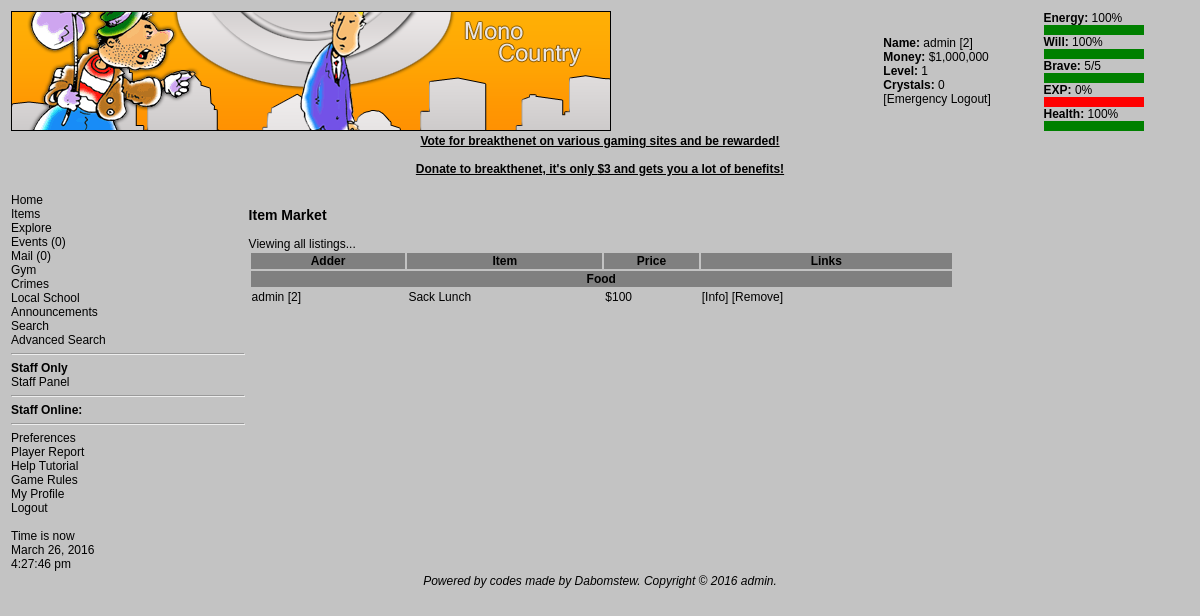
Page /itemmarket.php (signed in) on the committed database.
### tables this page shows
CREATE TABLE `itemmarket` (
  `imID` int(11) NOT NULL AUTO_INCREMENT,
  `imITEM` int(11) NOT NULL DEFAULT '0',
  `imADDER` int(11) NOT NULL DEFAULT '0',
  `imPRICE` int(11) NOT NULL DEFAULT '0',
  PRIMARY KEY (`imID`)
);

CREATE TABLE `itemtypes` (
  `itmtypeid` int(11) NOT NULL AUTO_INCREMENT,
  `itmtypename` varchar(255) NOT NULL DEFAULT '',
  PRIMARY KEY (`itmtypeid`)
);

CREATE TABLE `users` (
  `userid` int(11) NOT NULL AUTO_INCREMENT,
  `username` varchar(255) NOT NULL DEFAULT '',
  `userpass` varchar(255) NOT NULL DEFAULT '',
  `level` int(11) NOT NULL DEFAULT '0',
  `exp` decimal(11,4) NOT NULL DEFAULT '0.0000',
  `money` int(11) NOT NULL DEFAULT '0',
  `crystals` int(11) NOT NULL DEFAULT '0',
  `laston` int(11) NOT NULL DEFAULT '0',
  `lastip` varchar(255) NOT NULL DEFAULT '',
  `energy` int(11) NOT NULL DEFAULT '0',
  `will` int(11) NOT NULL DEFAULT '0',
  `maxwill` int(11) NOT NULL DEFAULT '0',
  `brave` int(11) NOT NULL DEFAULT '0',
  `maxbrave` int(11) NOT NULL DEFAULT '0',
  `maxenergy` int(11) NOT NULL DEFAULT '0',
  `hp` int(11) NOT NULL DEFAULT '0',
  `maxhp` int(11) NOT NULL DEFAULT '0',
  `lastrest_life` int(11) NOT NULL DEFAULT '0',
  `lastrest_other` int(11) NOT NULL DEFAULT '0',
  `location` int(11) NOT NULL DEFAULT '0',
  `hospital` int(11) NOT NULL DEFAULT '0',
  `jail` int(11) NOT NULL DEFAULT '0',
  `fedjail` int(11) NOT NULL DEFAULT '0',
  `user_level` int(11) NOT NULL DEFAULT '1',
  `gender` enum('Male','Female') NOT NULL DEFAULT 'Male',
  `daysold` int(11) NOT NULL DEFAULT '0',
  `signedup` int(11) NOT NULL DEFAULT '0',
  `course` int(11) NOT NULL DEFAULT '0',
  `cdays` int(11) NOT NULL DEFAULT '0',
  `donatordays` int(11) NOT NULL DEFAULT '0',
  `email` varchar(255) NOT NULL DEFAULT '',
  `login_name` varchar(255) NOT NULL DEFAULT '',
  `display_pic` text NOT NULL,
  `duties` varchar(255) NOT NULL DEFAULT 'N/A',
  `bankmoney` int(11) NOT NULL DEFAULT '0',
  `cybermoney` int(11) NOT NULL DEFAULT '-1',
  `staffnotes` longtext NOT NULL,
  `mailban` int(11) NOT NULL DEFAULT '0',
  `mb_reason` varchar(255) NOT NULL DEFAULT '',
  `hospreason` varchar(255) NOT NULL DEFAULT '',
  `pass_salt` varchar(8) NOT NULL DEFAULT '',
  PRIMARY KEY (`userid`)
);

CREATE TABLE `items` (
  `itmid` int(11) NOT NULL AUTO_INCREMENT,
  `itmtype` int(11) NOT NULL DEFAULT '0',
  `itmname` varchar(255) NOT NULL DEFAULT '',
  `itmdesc` text NOT NULL,
  `itmbuyprice` int(11) NOT NULL DEFAULT '0',
  `itmsellprice` int(11) NOT NULL DEFAULT '0',
  `itmbuyable` int(11) NOT NULL DEFAULT '0',
  PRIMARY KEY (`itmid`)
);

### itemmarket.php (the view, shortened to what this page needs)
<?php
$userid = $_SESSION['userid'];
require "header.php";
global $c;
print "<h3>Item Market</h3>";
switch ($_GET['action'])
{
default:
    imarket_index();
    break;
}
function imarket_index()
{
    global $ir, $c, $userid, $h;
    print
            "Viewing all listings...
<table width=75%> <tr style='background:gray'> <th>Adder</th> <th>Item</th> <th>Price</th> <th>Links</th> </tr>";
    $q =
            mysql_query(
                    "SELECT im.*, i.*, u.*,it.* FROM itemmarket im LEFT JOIN items i ON im.imITEM=i.itmid LEFT JOIN users u ON u.userid=im.imADDER LEFT JOIN itemtypes it ON i.itmtype=it.itmtypeid ORDER BY i.itmtype, i.itmname ASC",
                    $c);
    $lt = "";
    while ($r = mysql_fetch_array($q))
    {
        if ($lt != $r['itmtypename'])
        {
            $lt = $r['itmtypename'];
            print
                    "\n<tr style='background: gray;'><th colspan=4>{$lt}</th></tr>";
        }
        if ($r['imADDER'] == $userid)
        {
            $link =
                    "[<a href='itemmarket.php?action=remove&ID={$r['imID']}'>Remove</a>]";
        }
        else
        {
            $link =
                    "[<a href='itemmarket.php?action=buy&ID={$r['imID']}'>Buy</a>] [<a href='itemmarket.php?action=gift1&ID={$r['imID']}'>Gift</a>]";
        }
        print
                "\n<tr> <td><a href='viewuser.php?u={$r['userid']}'>{$r['username']}</a> [{$r['userid']}]</td> <td>{$r['itmname']}</td> <td>\$"
                        . number_format($r['imPRICE'])
                        . "</td> <td>[<a href='iteminfo.php?ID={$r['itmid']}'>Info</a>] $link</td> </tr>";
    }
    print "</table>";
}

### css/game.css (style rules this page uses)
body { font-family: helvetica, arial, geneva, sans-serif; font-size: 9pt; color: black; scrollbar-base-color: #005B70; scrollbar-arrow-color: #F3960B; scrollbar-DarkShadow-Color: #000000; }
a:visited,a:active,a:hover,a:link { color: black; text-decoration: none; }
table,tr,td { font-family: helvetica, arial, geneva, sans-serif; font-size: 9pt; }

### rows in the picture
itemmarket: itemtypes.itmtypename "Food", users.username "admin", users.userid "2", items.itmname "Sack Lunch", imPRICE "100"

### other values in the picture
$u "admin"
$ir['userid'] "2"
$fm "$1,000,000"
$ir['level'] "1"
$ir['crystals'] "0"
$enperc "100"
$wiperc "100"
$ir['brave'] "5"
$ir['maxbrave'] "5"
$experc "0"
$hpperc "100"
